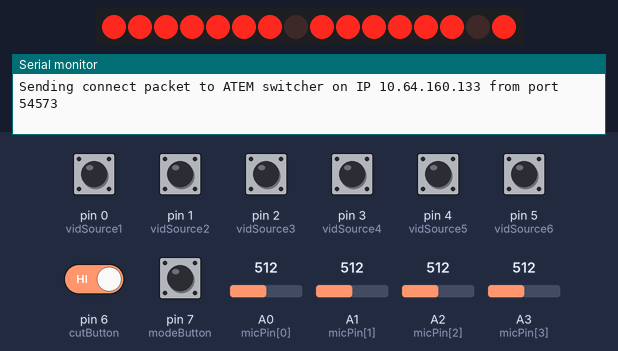
The sketch below on a simulated Arduino Leonardo, built with avr-gcc and run on an emulated ATmega32U4. Parts: 16 shift-register outputs drawn as a row of LEDs (first output left, lit = HIGH), the last lines printed to the serial monitor. Wiring (inferred from the names in the program): 2 × shift register (74HC595): data pin 8; shift clock pin 10; latch pin 9. Wiring (inferred from the signals the program sends): row of LEDs: on Q0, Q1, Q2, Q3, Q4, Q5, Q6, Q7, Q8, Q9, Q10, Q11, Q12, Q13, Q14, Q15. Inputs (shaded band) come from the test bench; at power-on: pin 0 (vidSource1), pin 1 (vidSource2), pin 2 (vidSource3), pin 3 (vidSource4), pin 4 (vidSource5), pin 5 (vidSource6), pin 6 (cutButton), pin 7 (modeButton) HIGH, A0 (micPin[0]) = 512, A1 (micPin[1]) = 512, A2 (micPin[2]) = 512, A3 (micPin[3]) = 512. WiFi joins after 1.5 s; servers stay silent unless stated.

Above: at 3.2 s.
3.3 s: pin 7 (modeButton) pulled LOW for 0.15 s
At 4.1 s:
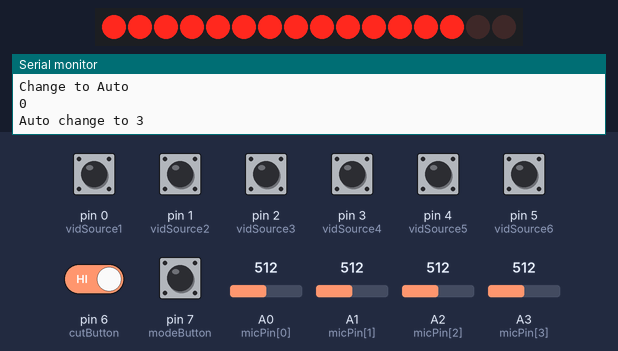
5.1 s: pin 7 (modeButton) pulled LOW for 1 s
At 6.7 s:
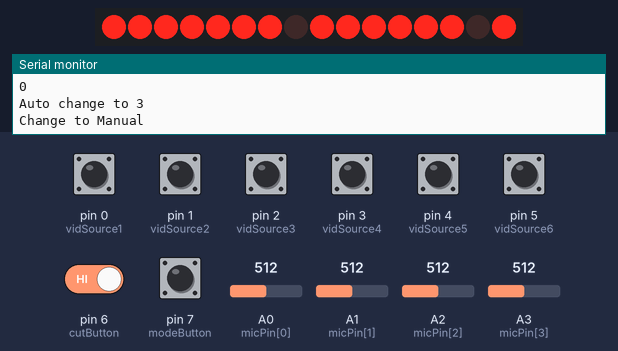
13.7 s: pin 6 (cutButton) driven LOW
At 14.99 s:
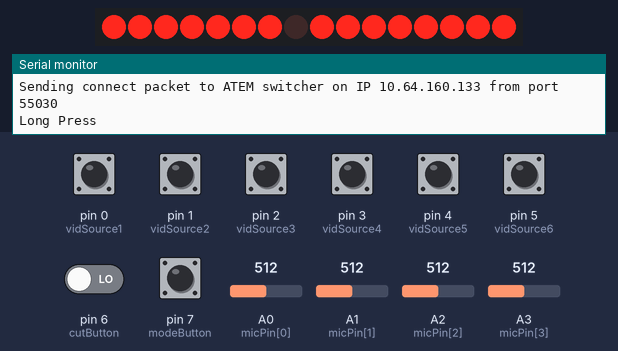
16.7 s: pin 6 (cutButton) driven HIGH
At 17.3 s:
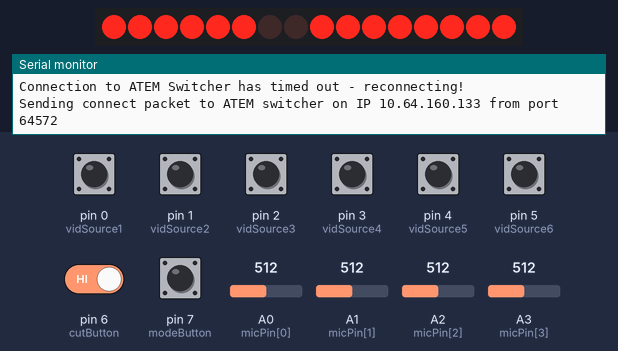
Timing chart, 0 to 19.2 s (numbered marks = the images above; inputs shaded):
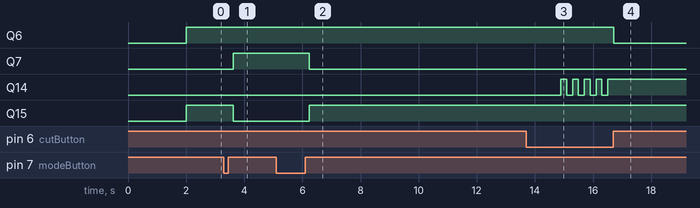

Measured:
- after the input at 3.3 s, Q7: LOW → HIGH after 0.32 s; Q15: HIGH → LOW after 0.32 s
- after the input at 5.1 s, Q7: HIGH → LOW after 1.1 s; Q15: LOW → HIGH after 1.1 s
- after the input at 13.7 s, Q14: alternates HIGH for 0.20 s and LOW for 0.20 s, starting after 1.2 s

The sketch:

atemSwitcher.ino
```cpp
// atemSwitcher.ino

/**
 * ATEM H/W Switcher with auto and manual modes for changing the video output
 * based on signals from audio inputs or buttons.
 */

// Including libraries:
#include <SPI.h>
#include <SD.h>
#include <Ethernet2.h>
#include <EthernetUdp2.h>
#include <Streaming.h>
#include <Button.h>

// Include ATEMbase library and make an instance:
// The port number is chosen randomly among high numbers.
#include <ATEMbase.h>
#include <ATEMstd.h>
ATEMstd AtemSwitcher;

// Constants
#define PULLUP true
#define INVERT true
#define DEBOUNCE_MS 20
#define LONG_PRESS 1000

#define SAMPLE_WINDOW_MS 50
#define MIC_DEBOUNCE_MS 500
#define MIC_THRESHOLD 512 // 0-1023 5v

#define CUT_LIMIT 2000 // ms

enum mode {
    automatic,
    manual
};
enum cutMode {
    cut,
    fade
};

// Pins
const uint8_t micPin[4] = {A0,A1,A2,A3};
const uint8_t latchPin = 9;
const uint8_t clockPin = 10;
const uint8_t dataPin = 8;
const uint8_t resetPin = 11;
const uint8_t greenOE = A4;
const uint8_t redOE = A5;

Button vidSource1(0, PULLUP, INVERT, DEBOUNCE_MS);
Button vidSource2(1, PULLUP, INVERT, DEBOUNCE_MS);
Button vidSource3(2, PULLUP, INVERT, DEBOUNCE_MS);
Button vidSource4(3, PULLUP, INVERT, DEBOUNCE_MS);
Button vidSource5(4, PULLUP, INVERT, DEBOUNCE_MS);
Button vidSource6(5, PULLUP, INVERT, DEBOUNCE_MS);

Button cutButton(6, PULLUP, INVERT, DEBOUNCE_MS);
Button modeButton(7, PULLUP, INVERT, DEBOUNCE_MS);


// Mapping
const uint16_t micToVideoSource[16] = {
       // 321P Bits correspond to mics (G3 G2 G1 Pres)
    3, // 0000 No mics
    1, // 0001 Presenter Mic
    3, // 0010 Guest 1
    1, // 0011 P & G1
    3, // 0100 G2
    3, // 0101 P & G2
    3, // 0110 G1 & G2
    3, // 0111 P & G1 & G2
    3, // 1000 G3
    3, // 1001 P & G3
    3, // 1010 G1 & G3
    3, // 1011 P & G1 & G3
    3, // 1100 G2 & G3
    3, // 1101 P & G2 & G3
    3, // 1110 G1 & G2 & G3
    3, // 1111 P & G1 & G2 & G3
};
const uint16_t defaultVideoSource = 3;

// Network Config
byte mac[] = {0x90, 0xA2, 0xDA, 0x0D, 0x6B, 0xB9};
IPAddress clientIP(10,64,160,134);
IPAddress switcherIP(10,64,160,133);

// States
uint32_t debounceMic[4];
uint8_t lastMicState;
uint8_t micState = B00000000;

uint8_t greenLeds = B11111111;
uint8_t redLeds = B11111111;

mode modeState = manual;
cutMode cutState = cut;
uint16_t videoSourceState;
uint16_t lastVideoSourceState;
bool doCut = false;
bool longCut = false;
bool flash = false;
uint32_t lastAutoChange;

void setup() {

    // Set up pins
    for(uint8_t i = 0; i < 4; i++) {
        pinMode(micPin[i], INPUT);
    }
    pinMode(latchPin, OUTPUT);
    pinMode(clockPin, OUTPUT);
    pinMode(dataPin, OUTPUT);
    pinMode(resetPin, OUTPUT);

    digitalWrite(resetPin, HIGH);
    digitalWrite(greenOE, LOW);
    digitalWrite(redOE, LOW);

    // Start up Ethernet and Serial (debugging)
    Ethernet.begin(mac,clientIP);
    Serial.begin(115200);

    delay(2000);

    Serial << F("\n- - - - - - - -\nSerial Started\n");

    AtemSwitcher.begin(switcherIP);
    AtemSwitcher.serialOutput(0x80);
    AtemSwitcher.connect();

}

void loop() {
    // Keep ATEM connection alive and receive any pending data
    AtemSwitcher.runLoop();
    updateFromATEM();

    for(uint8_t i = 0; i < 4; i++) {
        readMic(i);
    }
    vidSource1.read();
    vidSource2.read();
    vidSource3.read();
    vidSource4.read();
    vidSource5.read();
    vidSource6.read();
    cutButton.read();
    modeButton.read();

    updateState();
    updateATEM();
    updateAudioOutput();
}

void readMic(uint8_t index) {
    uint32_t startTime = millis();
    uint16_t reading;
    uint16_t readingMin = 1024;
    uint16_t readingMax = 0;

    while(millis() - startTime < SAMPLE_WINDOW_MS) {
        // Sample min and max levels
        reading = analogRead(micPin[index]);
        if (reading > readingMax) {
            readingMax = reading;
        } else if (reading < readingMin) {
            readingMin = reading;
        }
    }
    reading = readingMax - readingMin;

    if (reading > MIC_THRESHOLD) {
        debounce(LOW, index, &lastMicState, &micState, debounceMic, MIC_DEBOUNCE_MS);
    } else {
        debounce(HIGH, index, &lastMicState, &micState, debounceMic, MIC_DEBOUNCE_MS);
    }
}

void updateAudioOutput(void){
    if(AtemSwitcher.getProgramInput() == 2){ // If the current program input is equal to camera 2.
        AtemSwitcher.changeAudioChannelMode(1101,0); //Mute Studio Audio
        AtemSwitcher.changeAudioChannelMode(2,1); //UnMute Pi Audio
    } else{
        AtemSwitcher.changeAudioChannelMode(1101,1); //UnMute Studio Audio
        AtemSwitcher.changeAudioChannelMode(2,0); //Mute Pi Audio
    }
}

void debounce(uint8_t reading, uint8_t index, uint8_t *lastState, uint8_t *state, uint32_t *debounceTime, uint32_t debounceDelay) {
    if (reading != bitRead(*lastState, index)) {
        // State changed: reset de-bounce timer
        debounceTime[index] = millis();
    }

    if ((millis() - debounceTime[index]) > debounceDelay) {
        // State is stable
        if (reading != bitRead(*state, index)) {
            // State changed: update state
            bitWrite(*state, index, reading);
        }
    }
    // Update last read
    bitWrite(*lastState, index, reading);
}

void updateState() {
    if (modeState == automatic) {
        if (modeButton.wasReleased()) {
            Serial << F("Change to Manual\n");
            modeState = manual;
        } else {
            videoSourceState = updateFromMics();
        }
    } else { // modeState == manual
        if (modeButton.wasReleased()) {
            Serial << F("Change to Auto\n");
            modeState = automatic;
            configureATEM();
        } else if (vidSource1.wasReleased()) {
            Serial << F("Preview Input 1\n");
            videoSourceState = 1;
        } else if (vidSource2.wasReleased()) {
            Serial << F("Preview Input 2\n");
            videoSourceState = 2;
        } else if (vidSource3.wasReleased()) {
            Serial << F("Preview Input 3\n");
            videoSourceState = 3;
        } else if (vidSource4.wasReleased()) {
            Serial << F("Preview Input 4\n");
            videoSourceState = 4;
        } else if (vidSource5.wasReleased()) {
            Serial << F("Preview Input 5\n");
            videoSourceState = 5;
        } else if (vidSource6.wasReleased()) {
            Serial << F("Preview Input 6\n");
            videoSourceState = 6;
        } else if (cutButton.wasReleased()) {
            if (longCut) {
                if (cutState == cut) {
                    Serial << F("Fade Mode\n");
                    cutState = fade;
                } else {
                    Serial << F("Cut Mode\n");
                    cutState = cut;
                }
                longCut = false;
            } else {
                Serial << F("Cut\n");
                doCut = true;
            }
        } else if (cutButton.pressedFor(LONG_PRESS)) {
            Serial << F("Long Press\n");
            longCut = true;
        }
    }
}

uint16_t updateFromMics() {
    uint8_t index = 0x0F & ~micState;
    return micToVideoSource[index];
}

void configureATEM() {
    // Set default output
    AtemSwitcher.changeProgramInput(defaultVideoSource);
    // Set cut to fast mix
    AtemSwitcher.changeTransitionType(0);
    AtemSwitcher.changeTransitionMixTime(10);
}

void updateATEM() {
    if (modeState == automatic) {
        if (millis() - lastAutoChange > CUT_LIMIT && (videoSourceState != lastVideoSourceState)) {
            Serial << (0x0F & ~micState) << endl;
            Serial << F("Auto change to ") << videoSourceState << endl;
            AtemSwitcher.changePreviewInput(videoSourceState);
            AtemSwitcher.doCut();
            lastAutoChange = millis();
        }
    } else { // modeState == manual

        if (videoSourceState != lastVideoSourceState) {
            AtemSwitcher.changePreviewInput(videoSourceState);
        }
        if (doCut) {
            if (cutState == fade) {
                AtemSwitcher.doAuto();
            } else {
                AtemSwitcher.doCut();
            }

            doCut = false;
        }
    }
    lastVideoSourceState = videoSourceState;
}

void updateFromATEM() {
    // LOW is ON for LEDs as they are pull down

    // Get state from ATEM
    uint16_t prev = AtemSwitcher.getPreviewInput();
    uint16_t prog = AtemSwitcher.getProgramInput();

    // Serial << F("Prev: ") << prev << endl;
    // Serial << F("Prog: ") << prog << endl;

    // Update Green (Preview) LEDs
    for(uint16_t i = 0; i < 6; i++) {
        if (prev == (i+1)) {
            bitClear(greenLeds, i);
        } else {
            bitSet(greenLeds, i);
        }
    }

    // Update Red (Program) LEDs
    for(uint16_t i = 0; i < 6; i++) {
        if (prog == (i+1)) {
            bitClear(redLeds, i);
        } else {
            bitSet(redLeds, i);
        }
    }

    // Update cut LED
    if (cutState == cut) {
        bitClear(greenLeds, 6);
        bitSet(redLeds, 6);
    } else {
        bitSet(greenLeds, 6);
        bitClear(redLeds, 6);
    }

    // Flash to show feedback
    if (longCut) {
        if (flash) {
            if (cutState == cut) {
                bitClear(greenLeds, 6);
            } else {
                bitClear(redLeds, 6);
            }
            flash = false;
        } else {
            bitSet(greenLeds, 6);
            bitSet(redLeds, 6);
            flash = true;
        }
    }

    // Update mode LED
    if (modeState == automatic) {
        bitClear(greenLeds, 7);
        bitSet(redLeds, 7);
    } else {
        bitSet(greenLeds, 7);
        bitClear(redLeds, 7);
    }

    // Serial << F("Green: ") << _BIN(greenLeds) << endl;
    // Serial << F("Red  : ") << _BIN(redLeds) << endl;

    digitalWrite(latchPin, LOW);
    shiftOut(dataPin, clockPin, MSBFIRST, greenLeds);
    shiftOut(dataPin, clockPin, MSBFIRST, redLeds);
    digitalWrite(latchPin, HIGH);
}
```
